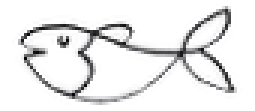
#> input picture template_matching_complete/fish.png, 85 x 37 px (shown 3 times larger)
$ python HW_04_07_template_matching_complete.py
#> lines starting #> are read from the running program, lines starting #| are printed output that depends on the picture; after the words box and inside, x2 and y2 are one past the last pixel; in counts of white or black regions, pixels touching at a corner belong together
import os
import cv2
import numpy as np
import math

# Set the working directory to be the current one
os.chdir(os.path.dirname(os.path.abspath(__file__)))

# Load a reference image as grayscale
img_orig = cv2.imread('fish.png', cv2.IMREAD_GRAYSCALE)
#> img_orig: shape (37, 85); min 0, max 255, mean 233.7
img_test01 = cv2.imread('test_1.png', 0)
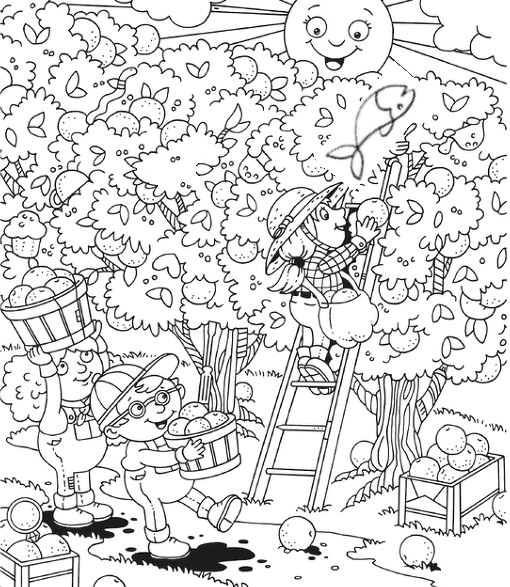
#> input picture template_matching_complete/test_1.png, 510 x 587 px
#> img_test01 is the input picture: shape (587, 510); min 0, max 255, mean 219.3
img_test02 = cv2.imread('test_2.png', 0)
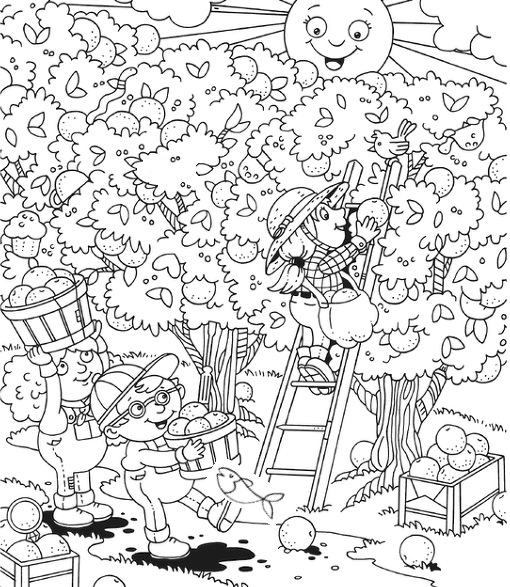
#> input picture template_matching_complete/test_2.png, 510 x 587 px
#> img_test02 is the input picture: shape (587, 510); min 0, max 255, mean 219.2
img_test03 = cv2.imread('test_3.png', 0)
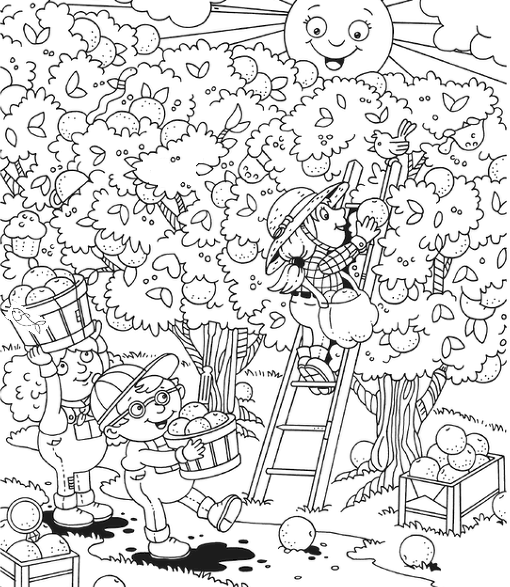
#> input picture template_matching_complete/test_3.png, 510 x 587 px
#> img_test03 is the input picture: shape (587, 510); min 0, max 255, mean 219.2
h, w = img_orig.shape
#> h = 37; w = 85
# print(h, w)

img_mask = img_orig.copy()
# rows, cols = img_mask.shape
img_mask[:] = 255
#> img_mask: shape (37, 85); every value is 255
# img_mask[0, :] = 0
# img_mask[:, 0] = 0
# img_mask[rows-1, :] = 0
# img_mask[:, cols-1] = 0

img_orig= cv2.adaptiveThreshold(img_orig, 255, cv2.ADAPTIVE_THRESH_GAUSSIAN_C, cv2.THRESH_BINARY, 21, 5)
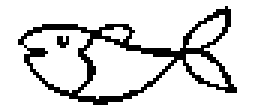
#> img_orig: shape (37, 85) (shown 3 times larger); 85.1% white; black in thin lines or dots, all inside (x1, y1, x2, y2) = (6, 2, 79, 35)

scale = [0.5, 1, 1.5]
theta = range(0, 360, 10)
img_list = [img_test01, img_test02, img_test03]

for reference in img_list:
    for sc in scale:
        for th in theta:
            # print(th)
            nh = abs(w*math.sin(math.radians(th))) + abs(h*math.cos(math.radians(th)))
            nw = abs(w*math.cos(math.radians(th))) + abs(h*math.sin(math.radians(th)))

            M = cv2.getRotationMatrix2D((w/2 , h/2), th, 1)
            M2 = np.float32([[0, 0, nw/2 - w/2], [0, 0, nh/2-h/2]])
            M3 = M + M2

            img_res = cv2.warpAffine(img_orig, M3, (int(nw), int(nh)))
            img_mask_res = cv2.warpAffine(img_mask, M3, (int(nw), int(nh)))

            img_res = cv2.resize(img_res, None, fx=sc, fy=sc, interpolation=cv2.INTER_CUBIC)
            img_mask_res = cv2.resize(img_mask_res, None, fx=sc, fy=sc, interpolation=cv2.INTER_CUBIC)

            res = cv2.matchTemplate(reference, img_res, cv2.TM_CCORR_NORMED, mask=img_mask_res)

            # Threshold value
            threshold = 0.94
            loc = np.where(res >= threshold)

            # Draw red box
            img_reference = cv2.cvtColor(reference, cv2.COLOR_GRAY2BGR)

            w2, h2 = img_res.shape[::-1]
            for pt in zip(*loc[::-1]):
                cv2.rectangle(img_reference, pt, (pt[0] + w2, pt[1] + h2), (0,0,255), 2)

            if len(loc[0]) != 0:
                cv2.imshow('result', img_reference)
            key = cv2.waitKey(0)
            cv2.destroyAllWindows()

            if key == 27: break
        if key == 27: break
    if key == 27: break
#> this loop made 1 pass; (key Esc is pressed on pass 1)
